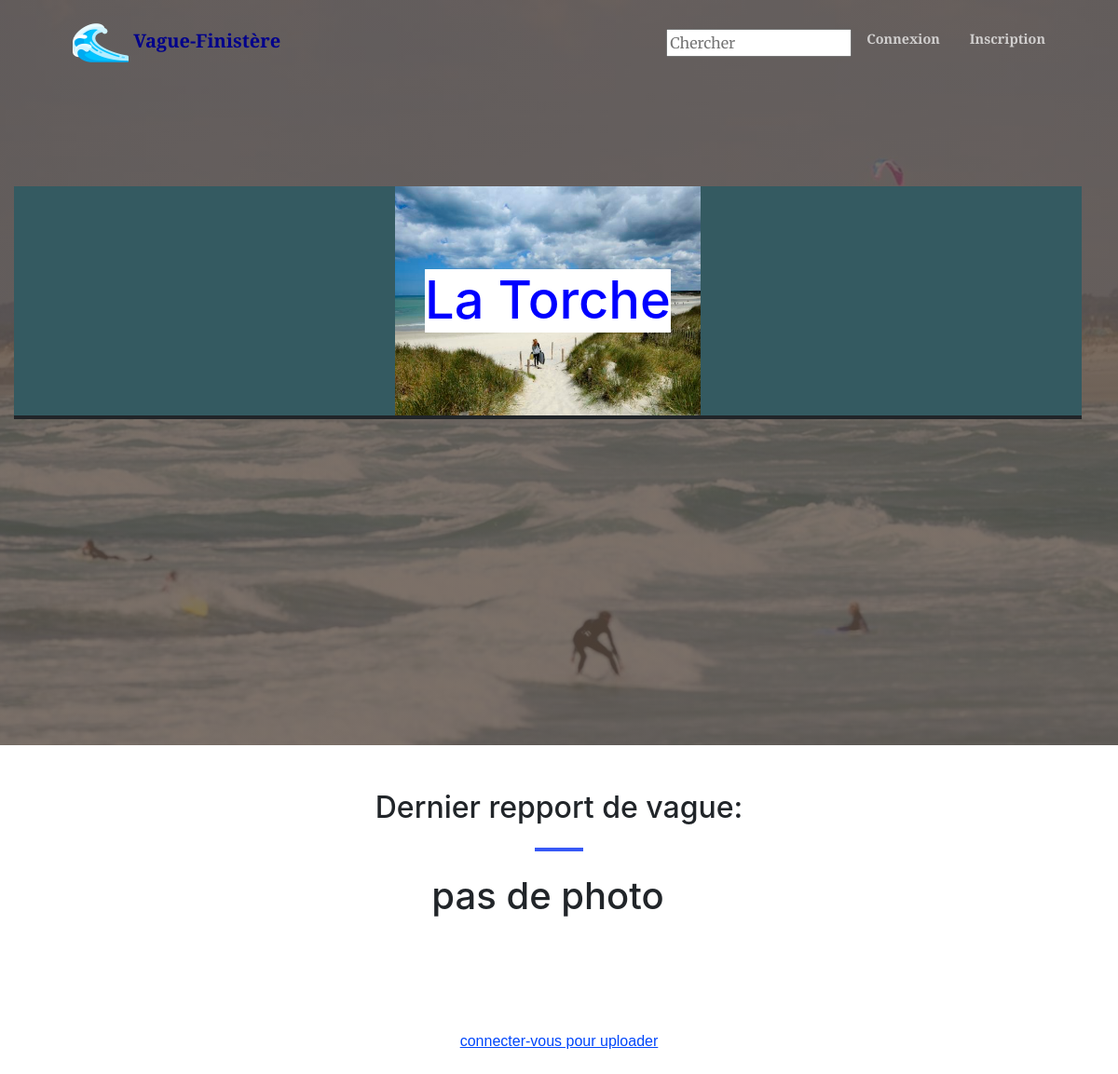
The page /plage/La Torche on the database its author committed.
### listings/models.py (models this page shows, shortened)
class Spot(models.Model):
    name = models.CharField(max_length=155, unique=True)
    photo = models.ImageField(upload_to='images/')
    time = models.IntegerField(default=0)

### listings/views.py (the view)
# urls.py: path('plage/<path:plage_name>', views.plage, name='plage'),
def plage(request, plage_name):
    name = plage_name
    try:
        plage = Spot.objects.get(name__iexact=name)
        context = {'plage': plage}
        print("plage.photo:", plage.photo)
        if plage.photo == "0":
            print("ça marche:", plage.photo)
            context = {'plage': plage}
    except Spot.DoesNotExist:
        context = {'error' : 'pas de données pour cette plage.'}
    """
    else:
        try:
            alternatives = Product.objects.filter(nutriscore__lt=product.nutriscore,
                                                  category=product.category
                                                  ).order_by('nutrigrade', 'name')
            if request.user.is_authenticated:
                saved = Alternative.objects.filter(user=request.user).values('product')
                alternatives = alternatives.exclude(pk__in=saved)
            if alternatives:
                context['alternatives'] = alternatives
            else:
                raise Exception()
        except:
            context['no_alternatives'] = 'Aucun meilleur produit trouvé'
    """
    return render(request, 'pages/plage.html', context)

### listings/templates/forms/search_form.py
class SearchForm(forms.Form):
    name = forms.CharField(min_length=3, max_length=100,
    	                   widget=forms.TextInput(attrs={'placeholder': 'Chercher'}))

### listings/templates/forms/context_processors.py (called while the page is built)
def search_form(request):
    form = SearchForm()
    return {'search_form' : form}

### listings/templates/pages/plage.html (shortened to what this page needs)
<!DOCTYPE html>
<html lang="en">
    <head>
        {% load static %}
        <link href="https://cdn.jsdelivr.net/npm/bootstrap-icons@1.5.0/font/bootstrap-icons.css" rel="stylesheet" />
        <link href="https://cdnjs.cloudflare.com/ajax/libs/SimpleLightbox/2.1.0/simpleLightbox.min.css" rel="stylesheet" />
        <link href="{% static 'css/styles.css' %}" rel="stylesheet">
    </head>
    <body id="page-top">
        <nav class="navbar navbar-expand-lg navbar-light fixed-top py-3" id="mainNav">
            <div class="container px-4 px-lg-5">
              <a class="navbar-brand js-scroll-trigger" href="/">
                <img src="/static/img/logo_wave.png" alt='logo' width='60px' height='50px'/>
                Vague-Finistère
              </a>
                <div class="collapse navbar-collapse" id="navbarResponsive">
                    <ul class="navbar-nav ms-auto my-2 my-lg-0">
                        <li class='nav-item'>
                            <form action="{% url 'search' %}" class="research_products nav_search" method="GET">
                              {{ search_form.name }}
                            </form>
                        </li>
                        {% if user.is_authenticated %}
                          <li class="nav-item"><a class="nav-link" href="{% url 'logout' %}"><img src='/static/img/logouticon.png' alt='aliments' width='35px' height='35px'/></a></li>
                        {% else %}
                          <li class="nav-item"><a class="nav-link" href="{% url 'connection' %}">Connexion</a></li>
                          <li class="nav-item"><a class="nav-link" href="{% url 'register' %}">Inscription</a></li>
                        {% endif %}
                    </ul>
                </div>
            </div>
        </nav>
    <header class="masthead">
    <section class="page-section" id="masthead">
        <div class="container h-100 col-sm-12">
          <div class="row h-100 align-items-center justify-content-center text-center">
        	<div class='row col-md-12 product align-items-center justify-content-center'>
               {% if error %}
                 <div class='align-items-center'>
                   <h1 class='errorlist col-md-12'> {{ error }} </h1>
                 </div>
               {% else %}
                 <div id='plage_name' class='' style='background-image:url("/static/img/plage_photo/{{ plage.name }}.jpg")'>
                   <h1 class='text-rooibos'>{{ plage.name }}</h1>
                 </div>
               {% endif %}
            </div>
          </div>
        </div>
    </section>
    </header>
        <section class="page-section" id="services">
          <div class="container">
            <h2 class="text-center mt-0 text-bonbon">Dernier repport de vague:</h2>
            <hr class="divider my-4">
            <div class="row col-md-12 product align-items-center justify-content-center">
              {% if plage.photo == "0" %}
                <div class='align-items-center'>
                  <h1 class='errorlist col-md-12 text-center'> pas de photo </h1>
                </div>
              {% else %}
                  <img src= "{{ plage.photo.url }}" width='400px' height="800px">
              {% endif %}
            </div>
          </div>
        </section>
        <section class="page-section" id="services">
          <div class="container">
              {% if user.is_authenticated %}
              <p><a class="text-moules text-center" href="{% url 'contact' plage_name=plage.name %}" >uploader</a></p>
              {% else %}
              <p><a class="text-moules text-center">connecter-vous pour uploader</a></p>
              {% endif %}
          </div>
        </section>

### rows shown on the page
Spot: name (picture), name "La Torche"
